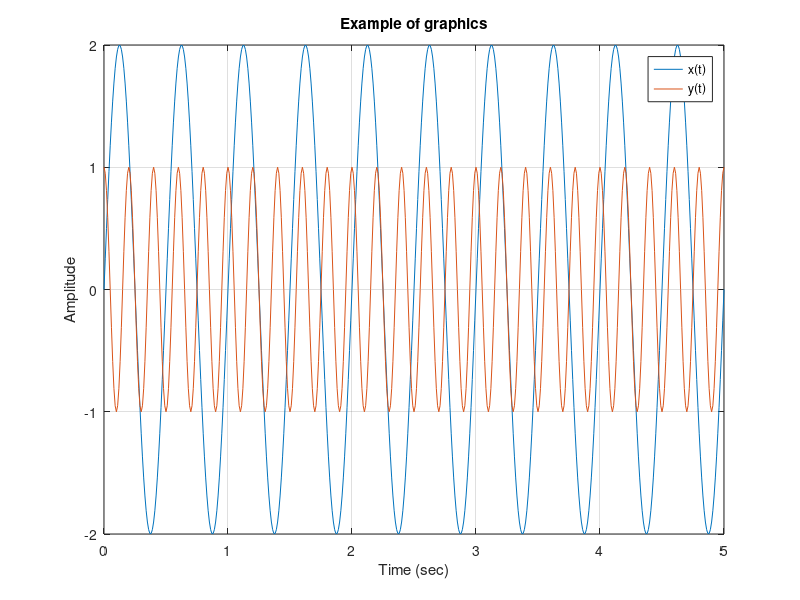
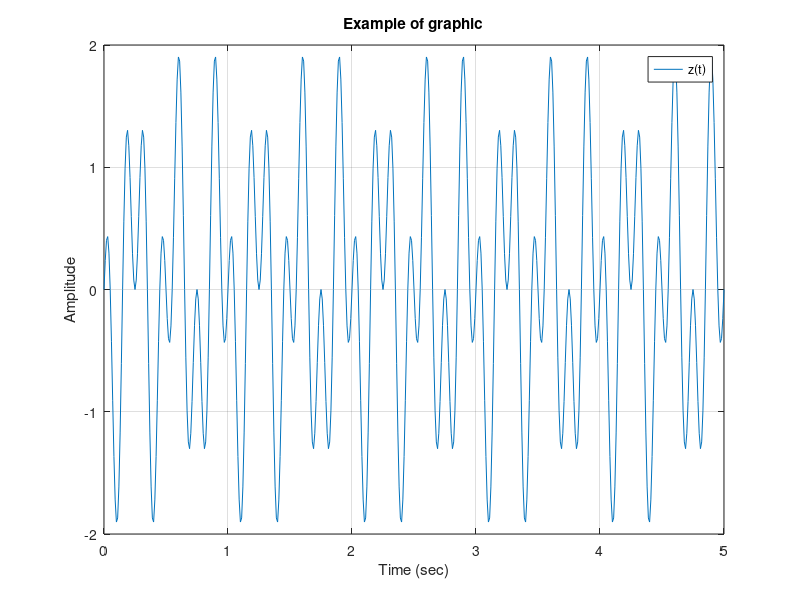
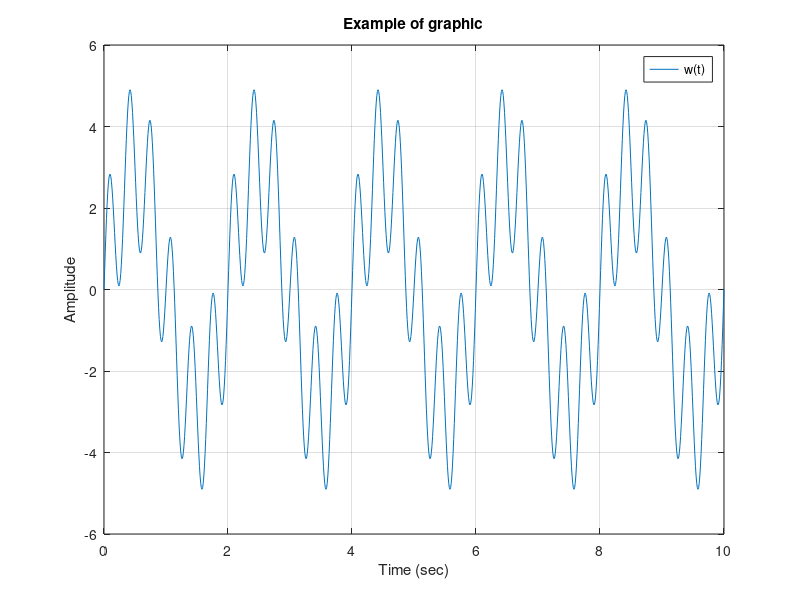
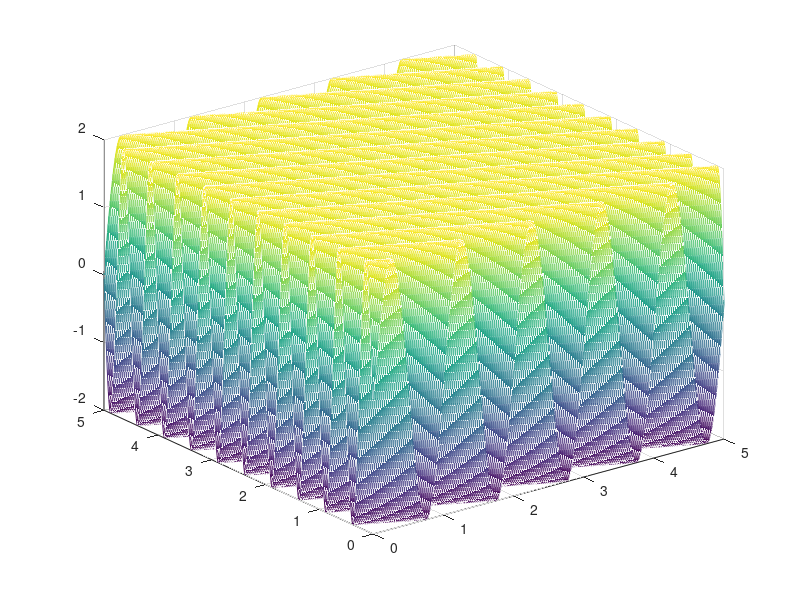

MATLAB code for these plots, in order:
%
% Author: Tiago Mendes;
% University of Aveiro - September 2019 
%

clear all;
close all;
clc;

ta = 0.01; % tempo (ou periodo) de amostragem (sec)

% a) e b)
t = [0:ta:5]';
x = 2 * sin(4*pi*t);    % x(t) signal
y = cos(10*pi*t);   % y(t) signal
figure(1);
plot(t,x,t,y);
xlabel('Time (sec)');
ylabel('Amplitude');
title('Example of graphics');
legend('x(t)', 'y(t)');
grid;

% c)
t_z = t;
z = x.*y;
figure(2);
plot(t_z,z);
xlabel('Time (sec)');
ylabel('Amplitude');
title('Example of graphic');
legend('z(t)');
grid;

% d)
t_w = [0:ta:10]';
w = 3*sin(pi*t_w) + 2*sin(6*pi*t_w);
figure(3);
plot(t_w,w);
xlabel('Time (sec)');
ylabel('Amplitude');
title('Example of graphic');
legend('w(t)');
grid;

% e)
t1 = [0:ta:5]';
t2 = t1;

q = zeros(length(t1),length(t2));
for n = 1 : length(t1)
  q(n, :) = 2 * sin(2*pi*(2*t1(n) + t2));
end 

%
% solucao alternativa
%
% for n = 1:length(t1)
%  for m = 1:length(t2)
%    q(n,m) = 2 * sin(2*pi*(2*t1(n) + t2(m)));
%  end 
% end
%

figure(4);
mesh(t1,t2,q);